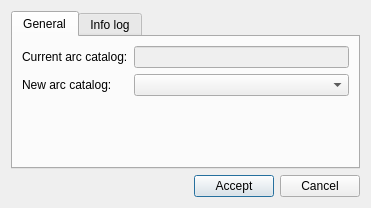
<?xml version="1.0" encoding="UTF-8"?>
<ui version="4.0">
 <class>dlg_plan_replace_arc</class>
 <widget class="QDialog" name="dlg_plan_replace_arc">
  <property name="geometry">
   <rect>
    <x>0</x>
    <y>0</y>
    <width>371</width>
    <height>208</height>
   </rect>
  </property>
  <property name="windowTitle">
   <string>Plan psector</string>
  </property>
  <layout class="QGridLayout" name="gridLayout_5">
   <item row="0" column="0">
    <widget class="QTabWidget" name="mainTab">
     <property name="currentIndex">
      <number>0</number>
     </property>
     <widget class="QWidget" name="tab_general">
      <attribute name="title">
       <string>General</string>
      </attribute>
      <layout class="QGridLayout" name="gridLayout_4">
       <item row="0" column="0">
        <layout class="QGridLayout" name="gridLayout_3">
         <item row="1" column="0">
          <widget class="QLabel" name="lbl_arccat">
           <property name="text">
            <string>New arc catalog:</string>
           </property>
          </widget>
         </item>
         <item row="1" column="1">
          <widget class="QComboBox" name="cmb_newarccat"/>
         </item>
         <item row="0" column="0">
          <widget class="QLabel" name="label">
           <property name="text">
            <string>Current arc catalog:</string>
           </property>
          </widget>
         </item>
         <item row="0" column="1">
          <widget class="QLineEdit" name="txt_current_arccat">
           <property name="enabled">
            <bool>false</bool>
           </property>
          </widget>
         </item>
        </layout>
       </item>
       <item row="1" column="0">
        <spacer name="verticalSpacer">
         <property name="orientation">
          <enum>Qt::Vertical</enum>
         </property>
         <property name="sizeHint" stdset="0">
          <size>
           <width>20</width>
           <height>40</height>
          </size>
         </property>
        </spacer>
       </item>
      </layout>
     </widget>
     <widget class="QWidget" name="tab_loginfo">
      <attribute name="title">
       <string>Info log</string>
      </attribute>
      <layout class="QGridLayout" name="gridLayout">
       <item row="0" column="0">
        <widget class="QScrollArea" name="scrollArea">
         <property name="widgetResizable">
          <bool>true</bool>
         </property>
         <widget class="QWidget" name="scrollAreaWidgetContents">
          <property name="geometry">
           <rect>
            <x>0</x>
            <y>0</y>
            <width>302</width>
            <height>109</height>
           </rect>
          </property>
          <layout class="QGridLayout" name="gridLayout_2">
           <item row="0" column="0">
            <widget class="QTextEdit" name="txt_infolog"/>
           </item>
          </layout>
         </widget>
        </widget>
       </item>
      </layout>
     </widget>
    </widget>
   </item>
   <item row="1" column="0">
    <layout class="QGridLayout" name="lyt_buttons">
     <property name="topMargin">
      <number>0</number>
     </property>
     <item row="0" column="0">
      <spacer name="horizontalSpacer">
       <property name="orientation">
        <enum>Qt::Horizontal</enum>
       </property>
       <property name="sizeHint" stdset="0">
        <size>
         <width>40</width>
         <height>20</height>
        </size>
       </property>
      </spacer>
     </item>
     <item row="0" column="1">
      <widget class="QPushButton" name="btn_accept">
       <property name="text">
        <string>Accept</string>
       </property>
      </widget>
     </item>
     <item row="0" column="2">
      <widget class="QPushButton" name="btn_cancel">
       <property name="text">
        <string>Cancel</string>
       </property>
      </widget>
     </item>
    </layout>
   </item>
  </layout>
 </widget>
 <tabstops>
  <tabstop>mainTab</tabstop>
  <tabstop>txt_current_arccat</tabstop>
  <tabstop>cmb_newarccat</tabstop>
  <tabstop>scrollArea</tabstop>
  <tabstop>txt_infolog</tabstop>
  <tabstop>btn_accept</tabstop>
  <tabstop>btn_cancel</tabstop>
 </tabstops>
 <resources/>
 <connections/>
</ui>
